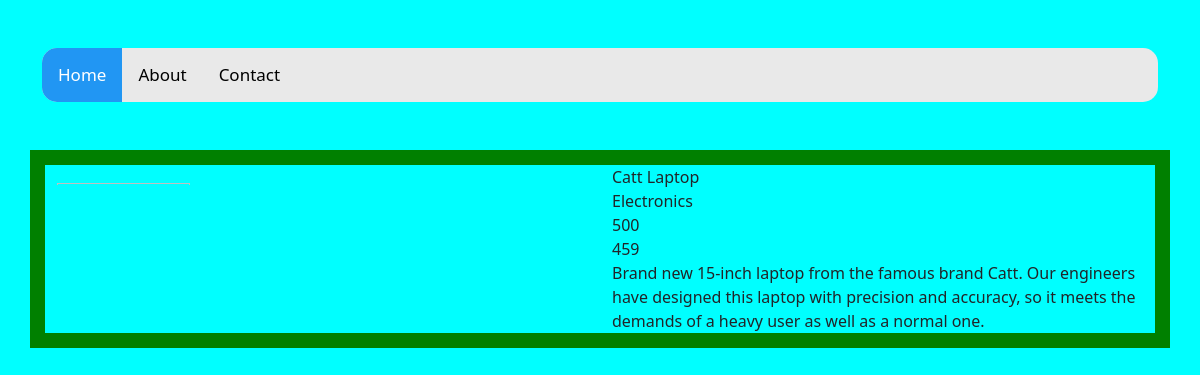
/2, run on the app's committed database.
### shop/models.py (models this page shows, shortened)
class products(models.Model):
    title = models.CharField(max_length=200)
    price = models.IntegerField()
    discount_price = models.IntegerField()
    category = models.CharField(max_length=200)
    description = models.TextField()
    image = models.CharField(max_length=500)
    class Meta:
        verbose_name = "Product"

### shop/views.py (the view)
# urls.py: path('<int:obj_id>',views.detail, name="detail"),
def detail(request,obj_id):
    product_objects = products.objects.get(id=obj_id)
    return render(request,'detail.html',{'product_objects':product_objects})

### templates/detail.html (shortened to what this page needs)
{% load static %}
<!DOCTYPE html>
<html lang="en">
<head>
    <link href="https://cdn.jsdelivr.net/npm/bootstrap@5.0.1/dist/css/bootstrap.min.css" rel="stylesheet">
    <link rel="stylesheet" href="{% static 'shop/detail.css' %}">
    <link rel="stylesheet" href="{% static 'shop/style.css' %}">
</head>
<body>
    <div class="container"><br><br>
        <div class="topnav">
            <a class="active" href="{% url 'index' %}">Home</a>
            <a href="{% url 'about' %}">About</a>
            <a href="#contact">Contact</a>
        </div><br>
        <br>
        <div class="row" id="full_row">
            <div class="col-md-6">
                <div class="row">
                    <div class="col-md-12">
                        <img id="detail_img" src="{{ product_objects.image }}">
                    </div>
                </div>
            </div>
            <div class="col-md-6">
                <div class="row">
                    <div class="col-md-12">
                        {{product_objects.title}}
                    </div>
                </div>
                <div class="row">
                    <div class="col-md-12">
                        {{product_objects.category}}
                    </div>
                </div>
                <div class="row">
                    <div class="col-md-12">
                        {{product_objects.price}}
                    </div>
                </div>
                <div class="row">
                    <div class="col-md-12">
                        {{product_objects.discount_price}}
                    </div>
                </div>
                <div class="row">
                    <div class="col-md-12">
                        {{product_objects.description}}
                    </div>
                </div>
            </div>
        </div>
    </div>
</body>
</html>

### static/shop/detail.css (style rules this page uses)
#detail_img { height: 50%; width: 50%; align-items:center; }
#full_row { border: 15px solid green; }

### static/shop/style.css (style rules this page uses)
body { background-color:aqua; }
.topnav { overflow: hidden; background-color: #e9e9e9; border-radius: 15px; }
.topnav a { float: left; display: block; color: black; text-align: center; padding: 14px 16px; text-decoration: none; font-size: 17px; }
.topnav a.active { background-color: #2196F3; color: white; }

### data on the page
products: title "Catt Laptop", category "Electronics", price "500", discount_price "459", description "Brand new 15-inch laptop from the famous brand Catt. Our engineers have designed this laptop with precision and accuracy, so it meets the demands of a heavy user as well as a normal one."
